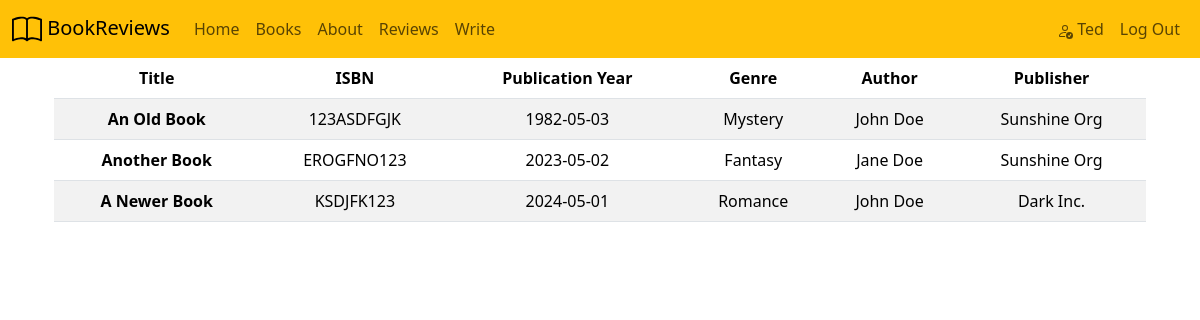
Page /books.php (signed in) on the committed database.
### tables this page shows
CREATE TABLE `user` (
  `id` int(11) NOT NULL,
  `name` varchar(128) NOT NULL,
  `email` varchar(255) NOT NULL,
  `gender` varchar(30) NOT NULL,
  `is_admin` tinyint(1) NOT NULL,
  `phone_number` int(10) NOT NULL,
  `street_address` varchar(255) NOT NULL,
  `wallet_balance` decimal(15,2) DEFAULT NULL,
  `can_borrow` tinyint(1) DEFAULT 1,
  `password_hash` varchar(255) NOT NULL
);

CREATE TABLE `books` (
  `book_id` int(11) NOT NULL,
  `title` varchar(255) NOT NULL,
  `isbn` varchar(255) NOT NULL,
  `publication_year` date NOT NULL,
  `b_genre_id` int(11) NOT NULL,
  `b_author_id` int(11) NOT NULL,
  `b_publisher_id` int(11) NOT NULL
);

CREATE TABLE `genres` (
  `genre_id` int(11) NOT NULL,
  `genre_name` varchar(255) DEFAULT NULL
);

CREATE TABLE `authors` (
  `author_id` int(11) NOT NULL,
  `author_name` varchar(255) NOT NULL,
  `gender` enum('Male','Female','Non-binary') NOT NULL,
  `birth_year` int(11) NOT NULL
);

CREATE TABLE `publishers` (
  `publisher_id` int(11) NOT NULL,
  `publisher_name` varchar(255) DEFAULT NULL
);

### books.php (the view, shortened to what this page needs)
<?php
if (isset($_SESSION["user_id"])) {
    $mysqli = require __DIR__ ."/database.php";
    $sql = "SELECT * FROM user
            WHERE id = {$_SESSION["user_id"]}";
    $result = $mysqli->query($sql);
    $user = $result->fetch_assoc();
    $sqlbooks = "SELECT books.*, genres.*, authors.*, publishers.* FROM `books`
                  INNER JOIN genres on books.b_genre_id = genres.genre_id
                  INNER JOIN authors on books.b_author_id = authors.author_id
                  INNER JOIN publishers on books.b_publisher_id = publishers.publisher_id";
    $all_books = $mysqli->query($sqlbooks);
}
?>
<!DOCTYPE html>
<html lang="en">
    <head>
        <link href="https://cdn.jsdelivr.net/npm/bootstrap@5.3.3/dist/css/bootstrap.min.css" rel="stylesheet">
    </head>
    <body>
        <nav class="navbar navbar-expand-lg bg-warning">
          <div class="container-fluid">
            <a class="navbar-brand" href="#">
                    BookReviews
            </a>
            <div class="collapse navbar-collapse" id="navbarScroll">
              <ul class="navbar-nav me-auto my-2 my-lg-0 navbar-nav-scroll" style="--bs-scroll-height: 100px;">
                <li class="nav-item">
                  <a class="nav-link" href="./home.php">Home</a>
                </li>
                <li class="nav-item">
                    <a class="nav-link" href="./books.php">Books</a>
                </li>
                <li class="nav-item">
                    <a class="nav-link" href="./about.php">About</a>
                </li>
                <li class="nav-item">
                  <a class="nav-link" href="./reviews.php">Reviews</a>
                </li>
                <?php if (isset($user)) : ?>
                <li class="nav-item">
                  <a class="nav-link" href="./write.php">Write</a>
                </li>
                <?php endif; ?>
              </ul>
              <ul class="navbar-nav my-2 my-lg-0 navbar-nav-scroll" style="--bs-scroll-height: 100px;">
                <?php if (isset($user)) : ?>
                    <li class="nav-item">
                        <a class="nav-link" href="./profile.php">
                             <?= htmlspecialchars($user["name"]) ?>
                        </a>
                    </li>
                    <li class="nav-item">
                        <a class="nav-link" href="./logout.php"> Log Out </a>
                    </li>
                <?php endif; ?>
              </ul>
            </div>
          </div>
        </nav>
        <div class="container">
          <main>
            <div class="container text-center">
              <table class="table table-striped">
                <thead>
                  <tr>
                    <th scope="col">Title</th>
                    <th scope="col">ISBN</th>
                    <th scope="col">Publication Year</th>
                    <th scope="col">Genre</th>
                    <th scope="col">Author</th>
                    <th scope="col">Publisher</th>
                  </tr>
                </thead>
                <tbody>
                  <?php while ($books = mysqli_fetch_array($all_books,MYSQLI_ASSOC)):;?>
                      <tr>
                        <th scope="row"><?php echo $books["title"];?></th>
                        <td><?php echo $books["isbn"];?></td>
                        <td><?php echo $books["publication_year"];?></td>
                        <td><?php echo $books["genre_name"];?></td>
                        <td><?php echo $books["author_name"];?></td>
                        <td><?php echo $books["publisher_name"];?></td>
                      </tr>
                  <?php endwhile; ?>
                </tbody>
              </table>
            </div>
          </main>
        </div>
    </body>
</html>

### rows in the picture
user: name "Ted"
books: title "An Old Book", isbn "123ASDFGJK", publication_year "1982-05-03", b_genre.genre_name "Mystery", b_author.author_name "John Doe", b_publisher.publisher_name "Sunshine Org"
books: title "Another Book", isbn "EROGFNO123", publication_year "2023-05-02", b_genre.genre_name "Fantasy", b_author.author_name "Jane Doe", b_publisher.publisher_name "Sunshine Org"
books: title "A Newer Book", isbn "KSDJFK123", publication_year "2024-05-01", b_genre.genre_name "Romance", b_author.author_name "John Doe", b_publisher.publisher_name "Dark Inc."
